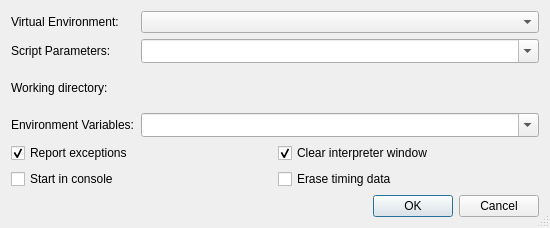
<?xml version="1.0" encoding="UTF-8"?>
<ui version="4.0">
 <class>StartProfileDialog</class>
 <widget class="QDialog" name="StartProfileDialog">
  <property name="geometry">
   <rect>
    <x>0</x>
    <y>0</y>
    <width>550</width>
    <height>228</height>
   </rect>
  </property>
  <property name="windowTitle">
   <string>Start profiling</string>
  </property>
  <property name="sizeGripEnabled">
   <bool>true</bool>
  </property>
  <layout class="QVBoxLayout" name="verticalLayout">
   <item>
    <layout class="QGridLayout" name="gridLayout_3">
     <item row="0" column="0">
      <widget class="QLabel" name="label">
       <property name="text">
        <string>Virtual Environment:</string>
       </property>
       <property name="buddy">
        <cstring>venvComboBox</cstring>
       </property>
      </widget>
     </item>
     <item row="0" column="1">
      <widget class="QComboBox" name="venvComboBox">
       <property name="sizePolicy">
        <sizepolicy hsizetype="Expanding" vsizetype="Fixed">
         <horstretch>0</horstretch>
         <verstretch>0</verstretch>
        </sizepolicy>
       </property>
       <property name="toolTip">
        <string>Select the virtual environment to be used</string>
       </property>
       <property name="whatsThis">
        <string>&lt;b&gt;Virtual Environment&lt;/b&gt;\n&lt;p&gt;Enter the virtual environment to be used. Leave it empty to use the default environment, i.e. the one configured globally or per project.&lt;/p&gt;</string>
       </property>
      </widget>
     </item>
     <item row="1" column="0">
      <widget class="QLabel" name="TextLabel1">
       <property name="text">
        <string>Script Parameters:</string>
       </property>
       <property name="buddy">
        <cstring>cmdlineCombo</cstring>
       </property>
      </widget>
     </item>
     <item row="1" column="1">
      <widget class="QComboBox" name="cmdlineCombo">
       <property name="sizePolicy">
        <sizepolicy hsizetype="Expanding" vsizetype="Fixed">
         <horstretch>0</horstretch>
         <verstretch>0</verstretch>
        </sizepolicy>
       </property>
       <property name="toolTip">
        <string>Enter the commandline parameters</string>
       </property>
       <property name="whatsThis">
        <string>&lt;b&gt;Commandline&lt;/b&gt;
&lt;p&gt;Enter the commandline parameters in this field.&lt;/p&gt;</string>
       </property>
       <property name="editable">
        <bool>true</bool>
       </property>
       <property name="insertPolicy">
        <enum>QComboBox::InsertAtTop</enum>
       </property>
       <property name="sizeAdjustPolicy">
        <enum>QComboBox::AdjustToMinimumContentsLengthWithIcon</enum>
       </property>
       <property name="duplicatesEnabled">
        <bool>false</bool>
       </property>
      </widget>
     </item>
     <item row="2" column="0">
      <widget class="QLabel" name="TextLabel2">
       <property name="text">
        <string>Working directory:</string>
       </property>
       <property name="buddy">
        <cstring>workdirPicker</cstring>
       </property>
      </widget>
     </item>
     <item row="2" column="1">
      <widget class="E5ComboPathPicker" name="workdirPicker" native="true">
       <property name="sizePolicy">
        <sizepolicy hsizetype="Expanding" vsizetype="Preferred">
         <horstretch>0</horstretch>
         <verstretch>0</verstretch>
        </sizepolicy>
       </property>
       <property name="focusPolicy">
        <enum>Qt::WheelFocus</enum>
       </property>
       <property name="toolTip">
        <string>Enter the working directory</string>
       </property>
       <property name="whatsThis">
        <string>&lt;b&gt;Working directory&lt;/b&gt;
&lt;p&gt;Enter the working directory of the application to be debugged. Leave it empty to set the working directory to the executable directory.&lt;/p&gt;</string>
       </property>
      </widget>
     </item>
     <item row="3" column="0">
      <widget class="QLabel" name="textLabel1">
       <property name="text">
        <string>Environment Variables:</string>
       </property>
       <property name="buddy">
        <cstring>environmentCombo</cstring>
       </property>
      </widget>
     </item>
     <item row="3" column="1">
      <widget class="QComboBox" name="environmentCombo">
       <property name="sizePolicy">
        <sizepolicy hsizetype="Expanding" vsizetype="Fixed">
         <horstretch>0</horstretch>
         <verstretch>0</verstretch>
        </sizepolicy>
       </property>
       <property name="toolTip">
        <string>Enter the environment variables to be set.</string>
       </property>
       <property name="whatsThis">
        <string>&lt;b&gt;Environment Variables&lt;/b&gt;
&lt;p&gt;Enter the environment variables to be set for the program. The individual settings must be separated by whitespace and be given in the form 'var=value'. In order to add to an environment variable, enter it in the form 'var+=value'.&lt;/p&gt;
&lt;p&gt;Example: var1=1 var2=&quot;hello world&quot; var3+=&quot;:/tmp&quot;&lt;/p&gt;</string>
       </property>
       <property name="editable">
        <bool>true</bool>
       </property>
       <property name="insertPolicy">
        <enum>QComboBox::InsertAtTop</enum>
       </property>
       <property name="sizeAdjustPolicy">
        <enum>QComboBox::AdjustToMinimumContentsLengthWithIcon</enum>
       </property>
       <property name="duplicatesEnabled">
        <bool>false</bool>
       </property>
      </widget>
     </item>
    </layout>
   </item>
   <item>
    <layout class="QGridLayout" name="gridLayout_2">
     <item row="0" column="0">
      <widget class="QCheckBox" name="exceptionCheckBox">
       <property name="toolTip">
        <string>Uncheck to disable exception reporting</string>
       </property>
       <property name="whatsThis">
        <string>&lt;b&gt;Report exceptions&lt;/b&gt;
&lt;p&gt;Uncheck this in order to disable exception reporting.&lt;/p&gt;</string>
       </property>
       <property name="text">
        <string>Report exceptions</string>
       </property>
       <property name="shortcut">
        <string>Alt+E</string>
       </property>
       <property name="checked">
        <bool>true</bool>
       </property>
      </widget>
     </item>
     <item row="0" column="1">
      <widget class="QCheckBox" name="clearShellCheckBox">
       <property name="toolTip">
        <string>Select to clear the display of the interpreter window</string>
       </property>
       <property name="whatsThis">
        <string>&lt;b&gt;Clear interpreter window&lt;/b&gt;&lt;p&gt;This clears the display of the interpreter window before starting the debug client.&lt;/p&gt;</string>
       </property>
       <property name="text">
        <string>Clear interpreter window</string>
       </property>
       <property name="checked">
        <bool>true</bool>
       </property>
      </widget>
     </item>
     <item row="1" column="0">
      <widget class="QCheckBox" name="consoleCheckBox">
       <property name="toolTip">
        <string>Select to start the debugger in a console window</string>
       </property>
       <property name="whatsThis">
        <string>&lt;b&gt;Start in console&lt;/b&gt;
&lt;p&gt;Select to start the debugger in a console window. The console command has to be configured on the Debugger-&amp;gt;General page&lt;/p&gt;</string>
       </property>
       <property name="text">
        <string>Start in console</string>
       </property>
      </widget>
     </item>
     <item row="1" column="1">
      <widget class="QCheckBox" name="eraseCheckBox">
       <property name="toolTip">
        <string>Select this to erase the collected timing data</string>
       </property>
       <property name="whatsThis">
        <string>&lt;b&gt;Erase timing data&lt;/b&gt;
&lt;p&gt;Select this to erase the collected timing data before the next profiling run.&lt;/p&gt;</string>
       </property>
       <property name="text">
        <string>Erase timing data</string>
       </property>
       <property name="shortcut">
        <string>Alt+C</string>
       </property>
      </widget>
     </item>
    </layout>
   </item>
   <item>
    <widget class="QDialogButtonBox" name="buttonBox">
     <property name="orientation">
      <enum>Qt::Horizontal</enum>
     </property>
     <property name="standardButtons">
      <set>QDialogButtonBox::Cancel|QDialogButtonBox::Ok</set>
     </property>
    </widget>
   </item>
  </layout>
 </widget>
 <pixmapfunction>qPixmapFromMimeSource</pixmapfunction>
 <customwidgets>
  <customwidget>
   <class>E5ComboPathPicker</class>
   <extends>QWidget</extends>
   <header>E5Gui/E5PathPicker.h</header>
   <container>1</container>
  </customwidget>
 </customwidgets>
 <tabstops>
  <tabstop>venvComboBox</tabstop>
  <tabstop>cmdlineCombo</tabstop>
  <tabstop>workdirPicker</tabstop>
  <tabstop>environmentCombo</tabstop>
  <tabstop>exceptionCheckBox</tabstop>
  <tabstop>clearShellCheckBox</tabstop>
  <tabstop>consoleCheckBox</tabstop>
  <tabstop>eraseCheckBox</tabstop>
 </tabstops>
 <resources/>
 <connections>
  <connection>
   <sender>buttonBox</sender>
   <signal>accepted()</signal>
   <receiver>StartProfileDialog</receiver>
   <slot>accept()</slot>
   <hints>
    <hint type="sourcelabel">
     <x>29</x>
     <y>218</y>
    </hint>
    <hint type="destinationlabel">
     <x>23</x>
     <y>173</y>
    </hint>
   </hints>
  </connection>
  <connection>
   <sender>buttonBox</sender>
   <signal>rejected()</signal>
   <receiver>StartProfileDialog</receiver>
   <slot>reject()</slot>
   <hints>
    <hint type="sourcelabel">
     <x>125</x>
     <y>218</y>
    </hint>
    <hint type="destinationlabel">
     <x>116</x>
     <y>171</y>
    </hint>
   </hints>
  </connection>
 </connections>
</ui>
